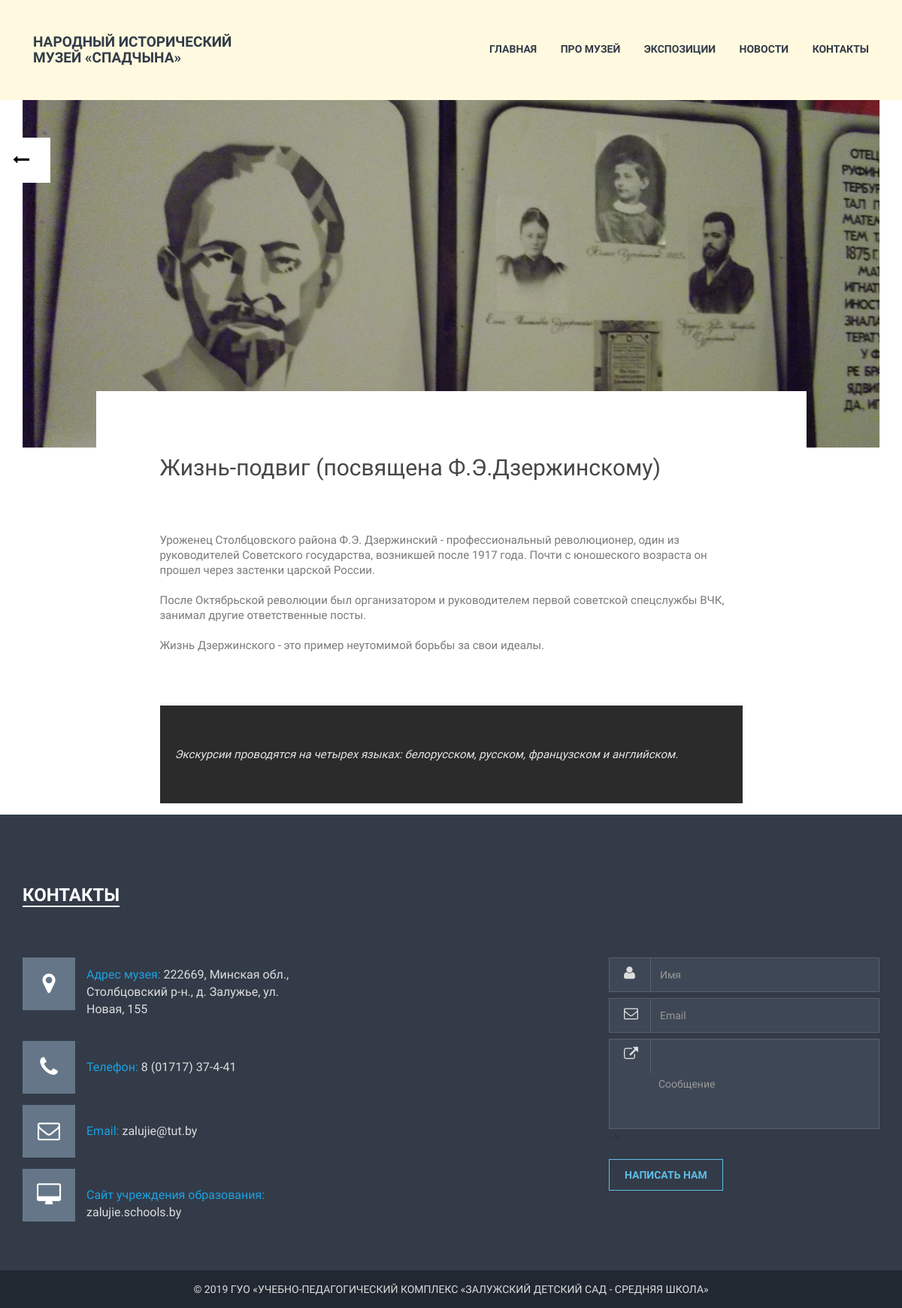
Screenshot of /exposition/6/ with the database file from the repository.
### museum/models.py (models this page shows, shortened)
class Exposition_img(models.Model):
    exp = models.ForeignKey('Exposition', on_delete=models.CASCADE, verbose_name='Экспозиция')
    img = models.ImageField(upload_to='exp', default='exp.png', verbose_name='Фото')
    img_alt = models.CharField(max_length=200, default='none', verbose_name='Описание фото')
    img_title = models.CharField(max_length=200, default='none', verbose_name='Описание фото при наведении')
    class Meta:
        verbose_name = 'Фото экспозиции'
        verbose_name_plural = 'Фото экспозиции'

class Exposition(models.Model):
    title = models.CharField(max_length=200, verbose_name='Название экспозиции')
    subtitle = models.CharField(max_length=200, null=True, blank=True, verbose_name='Подназвание')
    description = models.TextField(verbose_name='Описание')
    add_text = models.TextField(null=True, blank=True, verbose_name='Дополнительный текст')
    photo = models.ImageField(upload_to='exp', default='exp.png', verbose_name='Превью фото')
    photo_alt = models.CharField(max_length=200, default='none', verbose_name='Описание фото')
    photo_title = models.CharField(max_length=200, default='none', verbose_name='Описание фото при наведении')
    class Meta:
        verbose_name = 'Экспозиция'
        verbose_name_plural = 'Экспозиции'

### museum/views.py (the view)
# urls.py: url(r'^exposition/(?P<pk>\d+)/$', views.exposition_detail, name='exposition_detail'),
def exposition_detail(request, pk):
    exposition = get_object_or_404(Exposition, pk=pk)
    exp_imgs = Exposition_img.objects.filter(exp=exposition.id)
    if request.method == "POST":
        form = MessageForm(request.POST)
        if form.is_valid():
            message = form.save(commit=False)
            message.save()
            return redirect('/feedback.html')
    else:
        form = MessageForm()
    return render(request, 'museum/exposition_detail.html', {
    'exposition': exposition,
    'exp_imgs': exp_imgs,
    'form': form})

### museum/forms.py
class MessageForm(forms.ModelForm):
    sender_name = forms.CharField(widget=forms.TextInput(attrs={
        'name':'name',
        'class':'form-control',
        'id':'name',
        'placeholder':'Имя'}))
    sender = forms.EmailField(widget=forms.TextInput(attrs={
        'name':'email',
        'class':'form-control',
        'id':'email',
        'placeholder':'Email'}))
    message = forms.CharField(widget=forms.TextInput(attrs={
        'name':'message',
        'class':'form-control',
        'id':'mes',
        'rows':'4',
        'placeholder':'Сообщение'}))
    class Meta:
        model = Message
        fields = ('sender_name', 'sender', 'message', 'reply')

### museum/templates/museum/exposition_detail.html (shortened to what this page needs)
{% extends 'museum/base.html' %}
{% load static %}
{% block content %}
    <div class="blog_slide">
			<div class="container">
				<div class="row">
					<div class="blog_slide_areas">
						<div class="single_blog_owl sblog1">
							{% for exp_img in exp_imgs %}
								<div class="col-md-12">
									<div class="blog_slide_item"><img src="{{ MEDIA_URL }}{{ exp_img.img }}" alt="" /></div>
								</div>
							{% endfor %}
						</div>
						<div class="back_home">
							<a href="/#expositions"><span><i class="fa fa-long-arrow-left"></i></span></a>
						</div>
					</div>
				</div>
			</div>
    </div>
	<div class="single_blog_area">
		<div class="container">
			<div class="row">
				<div class="col-md-1"></div>
				<div class="col-md-10">
					<div class="single_blog_page">
						<div class="single_blog_text">
							<div class="post_title">
								<h2>
									{{ exposition.title }}
									{% if exposition.subtitle is not None %}
											{{ exposition.subtitle}}
									{% endif %}
								</h2>
							</div>
							<div class="blog_pra_text">
		    					<p>
                                    {{ exposition.description|linebreaksbr }}
								</p>
								{% if exposition.add_text %}
								<p class="pra_text_single">
									{{ exposition.add_text|linebreaksbr }}
								</p>
								{% endif %}
							</div>
						</div>
					</div>
				</div>
    		</div>
        </div>
	</div>
{% endblock %}
{% block footer %}
			<div class="col-sm-4 col-md-4 col-lg-4">
				<form method="post">{% csrf_token  %}
					<div class="contract_us">
						<div class="inputt input_change">
							<span class="message_icon"><i class="fa fa-user"></i></span>
							{{ form.sender_name }}
						</div>
						<div class="inputt input_change">
							<span class="message_icon"><i class="fa fa-envelope-o"></i></span>
							{{ form.sender }}
						</div>
						<div class="inputt">
							<span class="message_icon"><i class="fa fa-external-link"></i></span>
							{{ form.message }}
						</div> -->
						<div class="sunmite_button">
							<button type="submit" name="ok">Написать нам</button>
						</div>
					</div>
				</form>
			</div>
		</div>
	</div>
{% endblock %}

### museum/static/css/main.css (style rules this page uses)
html { color: #222; font-size: 1em; line-height: 1.4; }
audio, canvas, iframe, img, svg, video { vertical-align: middle; }

### museum/static/css/style.css (style rules this page uses)
html, body { height: 100%; }
img { max-width: 100%; height: auto }
p { margin: 0 0 15px; color: #7a7a7a; font-family: 'Oxygen', sans-serif; }
h1, h2, h3, h4, h5, h6 { margin: 0 0 15px; font-family: 'Oxygen', sans-serif; }
a { -moz-transition: all 0.3s ease 0s; -webkit-transition: all 0.3s ease 0s; -ms-transition: all 0.3s ease 0s; -o-transition: all 0.3s ease 0s; transition: all 0.3s ease 0s; text-decoration: none; color: #777; color: #323b48; font-family: 'Oxygen', sans-serif; }
body { font-family: 'Oxygen', sans-serif; }
.contract_us { margin-top: 15px; }
#name { background: #3e4755 none repeat scroll 0 0; border: 1px solid #5b626d; border-radius: 0; color: #fff; height: 46px; padding-left: 67px; }
#email { background: #3e4755 none repeat scroll 0 0; border: 1px solid #5b626d; border-radius: 0; color: #fff; height: 46px; padding-left: 67px; }
#name:focus, #email:focus, #mes { box-shadow: none; }
.inputt { position: relative; }
.message_icon { border-right: 1px solid #5b626d; color: #ddd; font-size: 19px; height: 46px; left: 0; line-height: 30px; padding: 6px 20px; position: absolute; top: 0; width: 56px; }
#mes { background: #3e4755 none repeat scroll 0 0; border: 1px solid #5b626d; border-radius: 0; color: #fff; height: 120px; padding-left: 65px; vertical-align: top; }
.input_change { margin-bottom: 8px; }
.sunmite_button { margin-top: 20px; }
.sunmite_button button { padding: 10px 20px; border: 1px solid #5EBDE9; text-transform: uppercase; color: #5EBDE9; background: transparent; font-weight: bold; transition: 1s; -webkit-transition: 1s; -moz-transition: 1s; -o-transition: 1s; -ms-transition: 1s; }
.single_blog_page { padding: 85px 85px 0px; background: #fff; margin-top: -75px; }
.post_title h2 { color: #474747; }
.blog_pra_text > p { font-size: 15px; font-family: 'Oxygen', sans-serif; line-height: 20px; padding: 55px 0; }
p.pra_text_single { background: #2b2b2b none repeat scroll 0 0; font-style: italic; padding: 55px 20px; color: #e6e6e6; }
.blog_slide { padding-top: 133px; padding-left: auto; padding-right: auto; }
.blog_slide_areas { position: relative; }
.back_home { left: -28px; position: absolute; top: 50px; }
.back_home span { background: #fff none repeat scroll 0 0; border: 0 solid #fff; border-radius: 0; color: #000; font-size: 22px; height: 60px; padding: 15px 30px; transition: all 1s ease 0s; -webkit-transition: all 1s ease 0s; -moz-transition: all 1s ease 0s; -o-transition: all 1s ease 0s; -ms-transition: all 1s ease 0s; width: 80px; line-height: 30px; display: inline-block; }

### rows the page displays
Exposition_img: img (picture)
Exposition: title "Жизнь-подвиг", subtitle "(посвящена Ф.Э.Дзержинскому)", description "Уроженец Столбцовского района Ф.Э. Дзержинский - профессиональный революционер, один из руководителей Советского государства, возникшей после 1917 года. Почти с юношеского возраста он прошел через застенки царской России. После Октябрьской революции был организатором и руководителем первой советской спецслужбы ВЧК, занимал другие ответственные посты. Жизнь Дзержинского - это пример неутомимой борьбы за свои идеалы.", add_text "Экскурсии проводятся на четырех языках: белорусском, русском, французском и английском."
